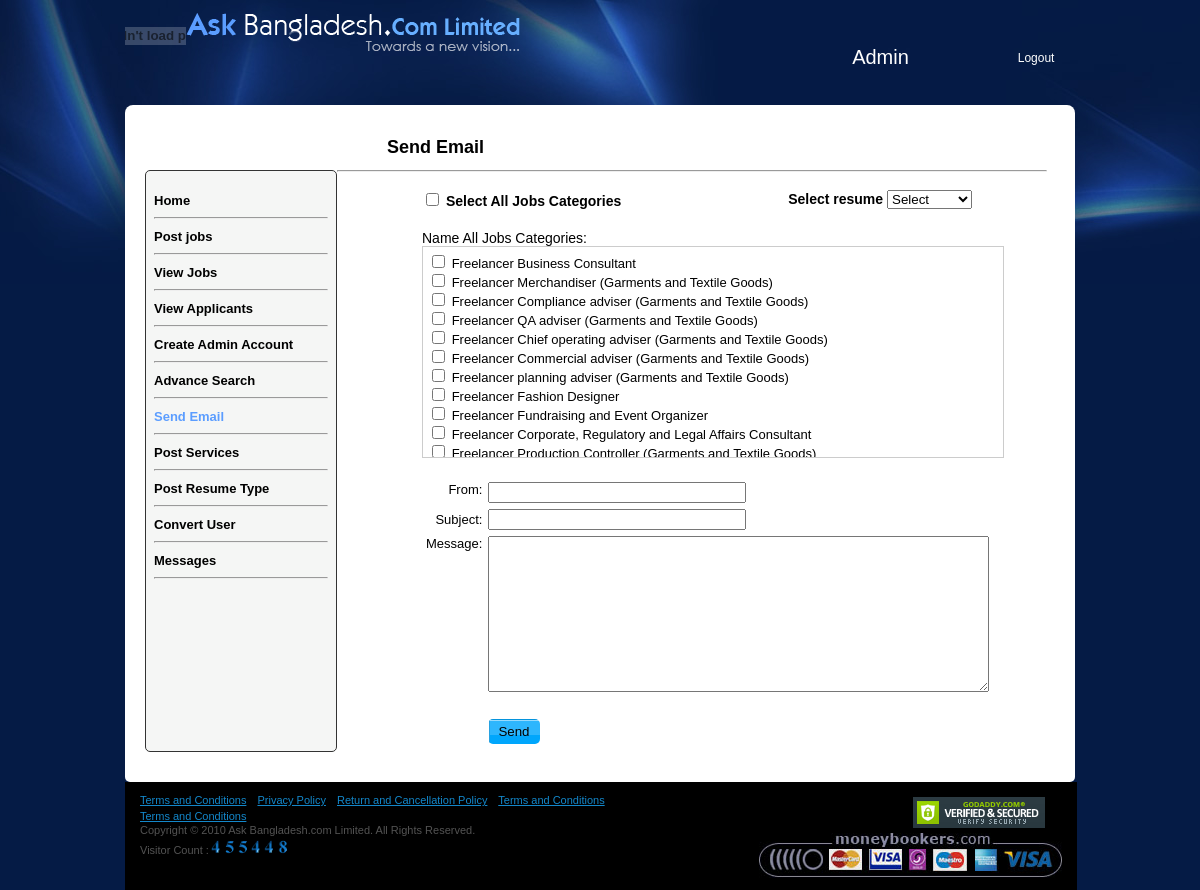
The app's page /admins/email.php (signed in) with its own data.
### tables this page shows
CREATE TABLE `jobinformation` (
  `jobinformation_id` int(11) unsigned NOT NULL auto_increment COMMENT 'job id',
  `company_id` int(11) NOT NULL default '0',
  `admin_id` int(11) NOT NULL default '0',
  `job_title` varchar(256) NOT NULL,
  `job_vacancies` int(11) default NULL,
  `job_description` text,
  `educational_requirements` text,
  `experience_requirements` text,
  `additional_requirements` text,
  `salary_range` varchar(50) default NULL,
  `other_benefits` text,
  `job_source` varchar(256) default NULL,
  `job_location` varchar(256) default NULL,
  `apply_instruction` text,
  `entry_date` date NOT NULL,
  `posting_date` date NOT NULL,
  `expr_date` date NOT NULL,
  `remark` varchar(256) default NULL,
  `status` tinyint(1) NOT NULL,
  PRIMARY KEY  (`jobinformation_id`)
);

### admins/email.php (the view, shortened to what this page needs)
<?php
$query = mysql_query("SELECT full_name FROM admin WHERE admin_id = '{$_SESSION['admin_id']}' ");
$admin = mysql_fetch_array($query);
?>
<!DOCTYPE html PUBLIC "-//W3C//DTD XHTML 1.0 Transitional//EN" "http://www.w3.org/TR/xhtml1/DTD/xhtml1-transitional.dtd">
<html xmlns="http://www.w3.org/1999/xhtml">
<head>
<link rel="stylesheet" type="text/css" href="../stylesheets/app.css" />
</head>
<body>
<div id="container-body">
  <div id="header">
    <div class="hader_left"> <a href="http://www.askbangladesh.com/">
      <div class="logo">
        <embed src="images/final-logo-animation.swf" quality="high" pluginspage="http://www.macromedia.com/go/getflashplayer" play="true" loop="true" scale="showall" wmode="transparent" devicefont="false" bgcolor="#051b45" name="final-logo-animation" menu="true" allowfullscreen="false" allowscriptaccess="sameDomain" salign="" type="application/x-shockwave-flash" width="61" align="middle" height="61"> </embed>
      </div>
      <img src="images/askbangladesh-logo.png" /></a>
    </div>
    <div class="hader_right">
      <div class="login">
        <?php include("header.php");?>
      </div>
    </div>
  </div>
  <div id="mainbody">
    <div id="admin">
      <div class="left-menu">
        <ul>
          <li><a href="home.php"  >Home</a></li>
          <li>
            <hr />
          </li>
          <li><a href="postjobs.php" >Post jobs</a></li>
          <li>
            <hr />
          </li>
          <li><a href="all_jobs.php" >View Jobs</a></li>
          <li>
            <hr />
          </li>
          <li><a href="all_applicants.php" >View Applicants</a></li>
          <li>
            <hr />
          </li>
          <li><a href="signup_login.php" >Create Admin Account</a></li>
          <li>
            <hr />
          </li>
        <li><a href="search.php" >Advance Search</a></li>
        <li><hr />
        </li>
        <li><a href="email.php" class="active">Send Email</a></li>
        <li><hr /></li>
        <li><a href="post_service.php" >Post Services</a></li>
        <li><hr /></li>
         <li><a href="postresume_type.php" >Post Resume Type</a></li>
        <li><hr /></li>
        <li><a href="reset_pass.php" >Convert User</a></li>
        <li><hr /></li>
       <li><a href="messages.php" >Messages</a></li>
        <li><hr /></li>
        </ul>
      </div>
      <div class="admin-body">
        <h1>Send Email</h1>
        <hr/>
        <div class="work-admin">
        <div class="email">
        <?php
$empty_fields_message = "Click <a class=\"two\" href=\"javascript:history.go(-1)\">here</a> to go back";
$jobid = @implode(",",$_POST['jobid']);
$message = $_POST['message'];
if (!isset($_POST['submit'])) {
?>
<form  id="form_1" action="" method="POST">
        <div class="all">
        <span style="float:right;"><strong>Select resume</strong> <select class="otherDevText" id="item" name="all">
        										<option selected="selected" value="0" >Select</option>
                                                </select></span>
        <strong><input  type="checkbox" class="check_field" value="javascript: void(0);" onclick="checkedAll('form_1')"/>
        Select All Jobs Categories</strong>
        </div>
        <span style="font-size:14px;">Name All Jobs Categories:</span>
        <div id="myselect">
              <?php
			  $jobinfo =mysql_query("select jobinformation_id, job_title from jobinformation");
              while ($jobtitle = mysql_fetch_array ($jobinfo))
					{
						echo '<input name="jobid[]" type="checkbox" class="check_field" value="'.$jobtitle['jobinformation_id'].'" /> '.$jobtitle['job_title'].'<br />';
					}
                 ?>
            </div><br />
            <table>
      <tr>
      <tr>
	   <td valign="top" align="right">From:</td>
	  <td><input name="from" type="text" class="text-large" /></td>
	  </tr>
	   <td width="128" align="right">Subject:</td>
	   <td width="412" > <input name="subject" type="text" class="text-large" /></td>
	   </tr><tr>
	   <td valign="top" align="right">Message:</td>
	  <td><textarea name="message" rows="10" cols="60"  > </textarea></td>
	  </tr><tr>
	  <td></td>
	  <td>&nbsp;</td>
	  </tr><tr>
	  <td></td>
	  <td><input type="submit" value="Send" name="submit"  class="btn" /></td>
	  </tr></table>
            </form>
<?php
}elseif (empty($message)) {
   echo $empty_fields_message;
	}
?>
</div>
        </div>
      </div>
    </div>
  </div>
  <div class="footer">
    <div class="footer_resize">
      <p class="leftt"> <a href="http://www.askbangladesh.com/cms/index/terms-and-conditions">Terms and Conditions</a> <a href="http://www.askbangladesh.com/cms/index/privacy-policy">Privacy Policy</a> <a href="http://www.askbangladesh.com/cms/index/return-and-cancellation-policy">Return and Cancellation Policy</a> <a href="http://www.askbangladesh.com/cms/index/hosting-paid-terms-and-conditions">Terms and Conditions</a> <a href="http://www.askbangladesh.com/cms/index/hosting-free-terms-and-conditions">Terms and Conditions</a> <br>
        Copyright © 2010 Ask Bangladesh.com Limited. All Rights Reserved.<br>
        Visitor Count :<img src="images/counter.gif" alt="Ask Bangladesh hit counters" width="80" border="0" height="15"></p>
      <p class="rightt"> <img style="cursor: pointer;" src="images/siteseal_gd_3_h_d_m.gif" onclick="verifySeal();" width="132" height="31"><br>
        <a style="font-family: arial; font-size: 9px; display: none;" href="http://www.godaddy.com/ssl/ssl-certificates.aspx" target="_blank">SSL Certificates</a> </p>
      <p class="rightt"><a href="#"><img src="images/paypal.jpg" alt="paypal logo" width="303" border="0" height="45"></a></p>
    </div>
  </div>
</div>
</body>
</html>

### admins/header.php
<table width="392">
          <tr>
            <td width="6" class="login-text2"></td>
            <td width="17">&nbsp;</td>
            <td width="34" class="login-text2"></td>
            <td width="265">&nbsp;</td>
            <td width="46">&nbsp;</td>
          </tr>
          <tr>
            <td height="47">&nbsp;</td>
            <td>&nbsp;</td>
            <td align="center" valign="middle">&nbsp;</td>
            <td  class="admin-text" align="center"><a href="home.php" ><?php echo $admin['full_name'];?></a></td>
            <td class="logout-admin"><a href="logout.php">Logout</a></td>
          </tr>
        </table>

### stylesheets/app.css (style rules this page uses)
body { background:#051b45 url(../images/main_bg.jpg) top no-repeat; margin:0px; padding:0px; }
#container-body { margin:auto; width:950px; font-family:Verdana, Geneva, sans-serif; position:relative; }
#myselect { max-height:200px; margin:auto; font-size:13px; width:570px; overflow:scroll; padding:5px; border:#CCC solid 1px; }
.email { margin:auto; width:550px; }
a { text-decoration:none; }
h1 { font-size:18px; }
.btn { background:url(../images/button.png) no-repeat; border:none; cursor:pointer; padding:5px 10px; -webkit-border-bottom-right-radius: 5px; -webkit-border-bottom-left-radius: 5px; -webkit-border-top-right-radius: 5px; -webkit-border-top-left-radius: 5px; -khtml-border-radius-bottomright: 5px; -khtml-border-radius-bottomleft: 5px; -khtml-border-radius-topright: 5px; -khtml-border-radius-topleft: 5px; -moz-border-radius-bottomright: 5px; -moz-border-radius-bottomleft: 5px; -moz-border-radius-topright: 5px; -moz-border-radius-topleft: 5px; border-bottom-right-radius: 5px; border-bottom-left-radius: 5px; border-top-right-radius: 5px; border-top-left-radius: 5px; }
.logo { float:left; }
#header { padding:5px 0px 0px 0px; height:100px; }
.hader_left { float:left; }
.hader_right { float:right; color:#FFF; width:400px; margin:2px 0px 0px 0px; }
.login-text2 { font-weight:bold; position:relative; font-size:11px; color:#FFF; }
.login { margin:5px 0px; font-size:13px; }
.all { height:40px; font-size:14px; }
.all span { margin-left:100px; }
#mainbody { background:#FFF; padding:10px 15px; -webkit-border-bottom-right-radius: 5px; -webkit-border-bottom-left-radius: 5px; -webkit-border-top-right-radius: 5px; -webkit-border-top-left-radius: 5px; -khtml-border-radius-bottomright: 5px; -khtml-border-radius-bottomleft: 5px; -khtml-border-radius-topright: 5px; -khtml-border-radius-topleft: 5px; -moz-border-radius-bottomright: 5px; -moz-border-radius-bottomleft: 5px; -moz-border-radius-topright: 5px; -moz-border-radius-topleft: 5px; border-bottom-right-radius: 5px; border-bottom-left-radius: 5px; border-top-right-radius: 5px; border-top-left-radius: 5px; }
#admin { padding:10px 5px; min-height:350px; margin:0px 0px 10px 0px; }
.left-menu { background:#f5f6f5; border:#333 solid 1px; float:left; width:190px; min-height:580px; margin:45px 0px 0px 0px; }
.left-menu ul { margin:20px 0px; padding:0px; }
.left-menu li { list-style:none; padding:0px 8px; }
.work-admin td { background:; }
.work-admin { padding:10px 0px 0px 10px; }
.left-menu ul li a { color:#000; font-size:13px; font-weight:bold; }
.left-menu ul li .active { color:#5b9dff; }
.admin-body td { font-size:13px; padding:2px; }
.admin-text a { font-size:20px; color:#FFF; }
.admin-body { float:left; width:710px; }
.text-large { width:250px; }
.admin-body h1 { margin-left:50px; }
.logout-admin a { color:#FFF; font-size:12px; }
.footer { background:#000000; }
.footer_resize { width:952px; margin:0 auto; padding:10px 0 10px 0; background-color: #000000; }
.footer a { font:normal 11px Arial, Helvetica, sans-serif; color:#1387ca; text-decoration:underline; padding:0 8px 0 0; margin:0; }
.footer p.leftt { text-align:left; width:50%; margin:0; padding:0 0 0 15px; float:left; }
.footer p.rightt { text-align:right; width:30%; margin:0; padding:5px 32px 0 0; ; float:right; }
.footer p { font:normal 11px Arial, Helvetica, sans-serif; color:#535353; line-height:1.6em; }

### records on screen
jobinformation: job_title "Freelancer Business Consultant"
jobinformation: job_title "Freelancer Merchandiser (Garments and Textile Goods)"
jobinformation: job_title "Freelancer Compliance adviser (Garments and Textile Goods)"
jobinformation: job_title "Freelancer QA adviser (Garments and Textile Goods)"
jobinformation: job_title "Freelancer Chief operating adviser (Garments and Textile Goods)"
jobinformation: job_title "Freelancer Commercial adviser (Garments and Textile Goods)"
jobinformation: job_title "Freelancer planning adviser (Garments and Textile Goods)"
jobinformation: job_title "Freelancer Fashion Designer"
jobinformation: job_title "Freelancer Fundraising and Event Organizer"
jobinformation: job_title "Freelancer Corporate, Regulatory and Legal Affairs Consultant"
jobinformation: job_title "Freelancer Production Controller (Garments and Textile Goods)"

### other values on screen
$admin['full_name'] "Admin"
